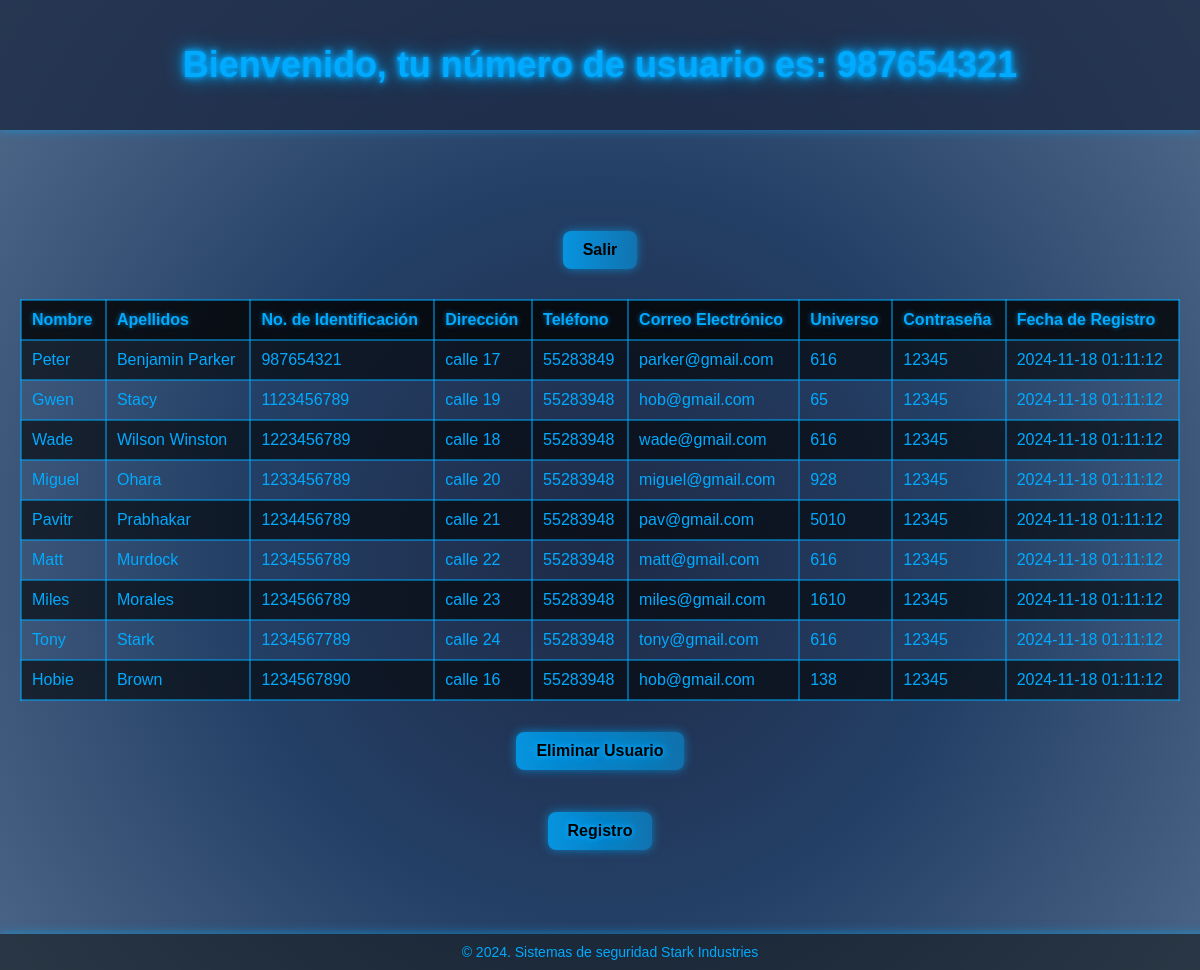
Screenshot of /Principal.php (signed in) with the database file from the repository.
### tables this page shows
CREATE TABLE  `usuarios`(
`nombre_usuario` text not null,
`apellidos_usuario` text not null,
`no_identificacion` int(10) not null,
`direccion` text not null,
`telefono` varchar (8) not null,
`correo` text not null,
`universo` int(10) not null,
`password` varchar (8) not null,
`fecha_registro` datetime not null default current_timestamp
);

### Principal.php (the view, shortened to what this page needs)
<?php
$no_cuenta = $_SESSION['usermane'];
?>
<!DOCTYPE html>
<html lang="es">
<head>
    <link rel="stylesheet" href="styles.css">
</head>
<header>
    <div>
    <h1>Bienvenido, tu número de usuario es: <?php echo htmlspecialchars($no_cuenta); ?></h1>
    </div>
    </header>
<body>
    <div class="principal">
        <a href='logica/salir.php' class="btn">Salir</a>
        <?php
        require "./logica/conexion.php";
        mysqli_set_charset($conexion, 'utf8');
        $consulta_sql = "SELECT * FROM usuarios";
        $resultado = $conexion->query($consulta_sql);
        $count = mysqli_num_rows($resultado);
        if ($count > 0) {
            echo "<table>
                    <tr>
                        <th>Nombre</th>
                        <th>Apellidos</th>
                        <th>No. de Identificación</th>
                        <th>Dirección</th>
                        <th>Teléfono</th>
                        <th>Correo Electrónico</th>
                        <th>Universo</th>
                        <th>Contraseña</th>
                        <th>Fecha de Registro</th>
                    </tr>";
            while ($row = mysqli_fetch_assoc($resultado)) {
                echo "<tr>
                        <td>" . htmlspecialchars($row['nombre_usuario']) . "</td>
                        <td>" . htmlspecialchars($row['apellidos_usuario']) . "</td>
                        <td>" . htmlspecialchars($row['no_identificacion']) . "</td>
                        <td>" . htmlspecialchars($row['direccion']) . "</td>
                        <td>" . htmlspecialchars($row['telefono']) . "</td>
                        <td>" . htmlspecialchars($row['correo']) . "</td>
                        <td>" . htmlspecialchars($row['universo']) . "</td>
                        <td>" . htmlspecialchars($row['password']) . "</td>
                        <td>" . htmlspecialchars($row['fecha_registro']) . "</td>
                      </tr>";
            }
            echo "</table>";
        } else {
            echo "<h2 class='sin-registros'>Sin Ningún registro</h2>";
        }
        ?>
        <div class="actions">
            <h1><a href="EliminarUsuario.php" class="btn">Eliminar Usuario</a></h1>
            <h1><a href="Registro.php" class="btn">Registro</a></h1>
        </div>
    </div>
    <footer>
        <p>© 2024. Sistemas de seguridad Stark Industries</p>
    </footer>
</body>
</html>

### styles.css (style rules this page uses)
body { font-family: 'Orbitron', sans-serif; background: radial-gradient(circle, #2d2d2d, #1a1a1a, #000000); margin: 0; padding: 0; color: #b3b3b3; height: 100vh; overflow: auto; position: relative; }
header { background: rgba(40, 84, 84, 0.329); padding: 20px; text-align: center; box-shadow: 0 0 10px rgba(0, 255, 255, 0.6); position: sticky; top: 0; z-index: 10; }
footer { background: rgb(4, 6, 6); padding: 10px; text-align: center; color: #00ffff; position: fixed; bottom: 0; width: 100%; box-shadow: 0 0 10px rgba(12, 23, 143, 0.6); }
footer p { margin: 0; font-size: 14px; }
.principal { font-family: 'Orbitron', sans-serif; background: radial-gradient(circle, #2d2d2d, #1a1a1a, #000000); margin: 0; padding: 20px; color: #b3b3b3; min-height: 100vh; display: flex; justify-content: center; align-items: center; flex-direction: column; }
.principal h1 { font-size: 32px; color: #ffcc00; text-align: center; text-shadow: 0 0 5px #ffcc00, 0 0 10px #ffcc00, 0 0 20px #ffcc00; animation: glow 1.5s infinite; margin-bottom: 20px; }
.principal .btn { display: inline-block; background: linear-gradient(90deg, rgba(255, 165, 0, 0.8), rgba(255, 165, 0, 0.5)); color: #000; border: none; border-radius: 8px; padding: 10px 20px; font-size: 16px; font-weight: bold; text-decoration: none; cursor: pointer; transition: background 0.3s ease, transform 0.3s ease; box-shadow: 0 0 10px rgba(255, 165, 0, 0.6); margin: 10px; }
.principal table { width: 100%; border-collapse: collapse; margin-top: 20px; }
.principal th, .principal td { border: 2px solid rgba(255, 165, 0, 0.5); padding: 10px; text-align: left; color: #ffcc00; }
.principal th { background: rgba(0, 0, 0, 0.8); text-shadow: 0 0 5px rgba(255, 165, 0, 0.6); }
.principal tr:nth-child(even) { background: rgba(0, 0, 0, 0.6); }
header { background: rgba(40, 84, 84, 0.329); padding: 20px; box-shadow: 0 0 10px rgba(0, 255, 255, 0.6); position: sticky; top: 0; z-index: 10; }
body { font-family: 'Orbitron', sans-serif; background: radial-gradient(circle, #1e2a47, #243f65, #4a6586); margin: 0; padding: 0; color: #00aaff; height: 100vh; overflow: auto; position: relative; }
header { background: rgba(30, 44, 71, 0.8); padding: 20px; text-align: center; box-shadow: 0 0 10px rgba(0, 170, 255, 0.6); position: sticky; top: 0; z-index: 10; }
header h1 { color: #00aaff; font-size: 36px; text-shadow: 0 0 5px #00aaff, 0 0 10px #00aaff, 0 0 20px #00aaff; animation: glow 1.5s infinite; }
footer { background: rgba(20, 25, 28, 0.6); padding: 10px; text-align: center; color: #00aaff; position: fixed; bottom: 0; width: 100%; box-shadow: 0 0 10px rgba(0, 170, 255, 0.6); }
.principal { font-family: 'Orbitron', sans-serif; background: radial-gradient(circle, #1e2a47, #243f65, #4a6586); margin: 0; padding: 20px; color: #00aaff; min-height: 100vh; display: flex; justify-content: center; align-items: center; flex-direction: column; }
.principal h1 { font-size: 32px; color: #00aaff; text-align: center; text-shadow: 0 0 5px #00aaff, 0 0 10px #00aaff, 0 0 20px #00aaff; animation: glow 1.5s infinite; margin-bottom: 20px; }
.principal .btn { display: inline-block; background: linear-gradient(90deg, rgba(0, 170, 255, 0.8), rgba(0, 170, 255, 0.5)); color: #000; border: none; border-radius: 8px; padding: 10px 20px; font-size: 16px; font-weight: bold; text-decoration: none; cursor: pointer; transition: background 0.3s ease, transform 0.3s ease; box-shadow: 0 0 10px rgba(0, 170, 255, 0.6); margin: 10px; }
.principal th, .principal td { border: 2px solid rgba(0, 170, 255, 0.5); padding: 10px; text-align: left; color: #00aaff; }
.principal th { background: rgba(0, 0, 0, 0.8); text-shadow: 0 0 5px rgba(0, 170, 255, 0.6); }
header { background: rgba(30, 44, 71, 0.8); padding: 20px; box-shadow: 0 0 10px rgba(0, 170, 255, 0.6); position: sticky; top: 0; z-index: 10; }

### rows the page displays
usuarios: nombre_usuario "Peter", apellidos_usuario "Benjamin Parker", no_identificacion "987654321", direccion "calle 17", telefono "55283849", correo "parker@gmail.com", universo "616", password "12345", fecha_registro "2024-11-18 01:11:12"
usuarios: nombre_usuario "Gwen", apellidos_usuario "Stacy", no_identificacion "1123456789", direccion "calle 19", telefono "55283948", correo "hob@gmail.com", universo "65", password "12345", fecha_registro "2024-11-18 01:11:12"
usuarios: nombre_usuario "Wade", apellidos_usuario "Wilson Winston", no_identificacion "1223456789", direccion "calle 18", telefono "55283948", correo "wade@gmail.com", universo "616", password "12345", fecha_registro "2024-11-18 01:11:12"
usuarios: nombre_usuario "Miguel", apellidos_usuario "Ohara", no_identificacion "1233456789", direccion "calle 20", telefono "55283948", correo "miguel@gmail.com", universo "928", password "12345", fecha_registro "2024-11-18 01:11:12"
usuarios: nombre_usuario "Pavitr", apellidos_usuario "Prabhakar", no_identificacion "1234456789", direccion "calle 21", telefono "55283948", correo "pav@gmail.com", universo "5010", password "12345", fecha_registro "2024-11-18 01:11:12"
usuarios: nombre_usuario "Matt", apellidos_usuario "Murdock", no_identificacion "1234556789", direccion "calle 22", telefono "55283948", correo "matt@gmail.com", universo "616", password "12345", fecha_registro "2024-11-18 01:11:12"
usuarios: nombre_usuario "Miles", apellidos_usuario "Morales", no_identificacion "1234566789", direccion "calle 23", telefono "55283948", correo "miles@gmail.com", universo "1610", password "12345", fecha_registro "2024-11-18 01:11:12"
usuarios: nombre_usuario "Tony", apellidos_usuario "Stark", no_identificacion "1234567789", direccion "calle 24", telefono "55283948", correo "tony@gmail.com", universo "616", password "12345", fecha_registro "2024-11-18 01:11:12"
usuarios: nombre_usuario "Hobie", apellidos_usuario "Brown", no_identificacion "1234567890", direccion "calle 16", telefono "55283948", correo "hob@gmail.com", universo "138", password "12345", fecha_registro "2024-11-18 01:11:12"

### other values shown
$no_cuenta "987654321"
